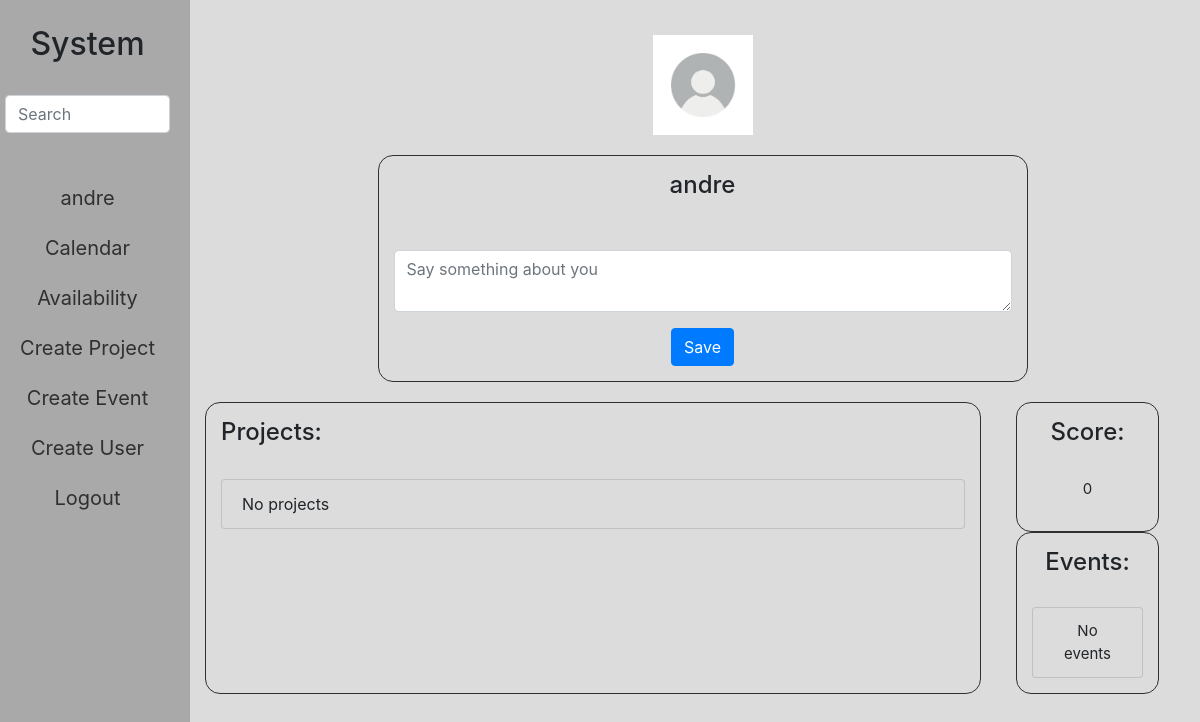
The app's page /profile (signed in), older data.
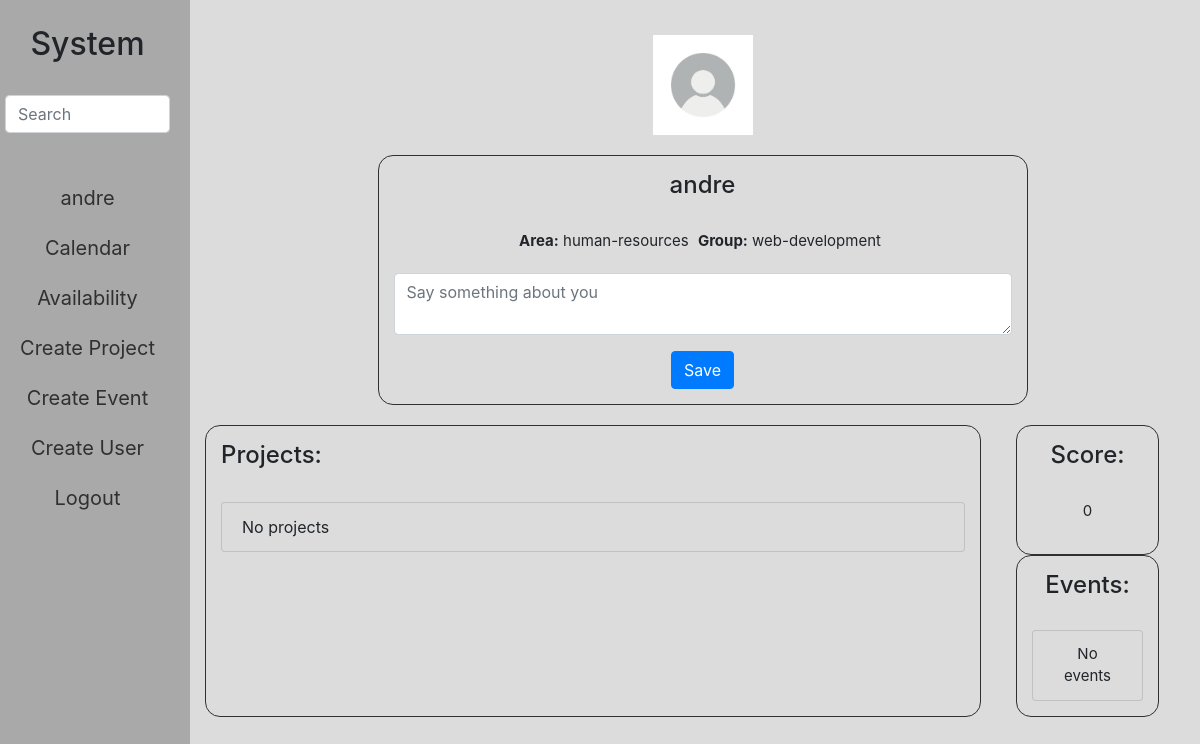
The same page, newer data.
### system/models.py (models this page shows, shortened)
class User(AbstractUser):
    position = models.ForeignKey("Position", on_delete=models.CASCADE, related_name="user_position", default=None, blank=True, null=True)
    group = models.ForeignKey("Group", on_delete=models.CASCADE, related_name="user_group", blank=True, null=True, default=None)
    area = models.ForeignKey("Area", on_delete=models.CASCADE, related_name="user_area", default=None, blank=True, null=True)
    biography = models.TextField(max_length=250, blank=True, null=True)

class Area(models.Model):
    name = models.CharField(max_length=30, choices=AREA_CHOICES)
    description = models.TextField(max_length=500, blank=True, null=True)
    start_time = models.TimeField()
    end_time = models.TimeField()
    meeting_day = models.CharField(max_length=20, choices=DAY_CHOICES)
    def __str__(self):
        return f"{self.name}"

class Group(models.Model):
    name = models.CharField(max_length=30, choices=GROUP_CHOICES)
    description = models.TextField(max_length=500, blank=True, null=True)
    start_time = models.TimeField()
    end_time = models.TimeField()
    meeting_day = models.CharField(max_length=20, choices=DAY_CHOICES)
    def __str__(self):
        return f"{self.name}"

### system/views.py (the view)
# urls.py: path("profile", views.profile, name="profile"),
@login_required(login_url="login")
def profile(request):
    return render(request, "system/profile.html")

### system/templates/system/profile.html (shortened to what this page needs)
{% extends "system/layout.html" %}
{% load static %}
{% block body %}
    <div>
        <div class="icone">
            <img src="{% static 'system/images/avatar.jpg' %}" alt="icone-profile" class="img-fluid">
        </div>
        <div class="information">
            <h4>{{ user.username }}</h4>
            <br>
            {% if user.area %}
                <span>
                    <strong>Area:</strong> {{ user.area }}
                </span>
            {% endif %}
            {% if user.group %}
                <span>
                    <strong>Group:</strong> {{ user.group }}
                </span>
            {% endif %}
            <div>
                {% if user.is_authenticated and not user.biography %}
                    <div class="bio-create" id="bio-create-{{ user.id }}">
                        <form id="form-{{ user.id }}" data-id="{{ user.id }}" class="compose-create">
                            <div class="form-group">
                                <textarea name="content" maxlength="250" id="content-{{ user.id.id }}" class="form-control" placeholder="Say something about you"></textarea>
                            </div>
                            <button type="submit" data-intention="create" data-id="{{ user.id }}" class="btn btn-primary">Save</button>
                        </form>
                    </div>
                {% endif %}
            </div>
        </div>
    </div>
    <div class="row">
        <div class="col-sm-9" id="projects-views">
            <h4>Projects:</h4>
            <br>
            <ul class="list-group">
                {% if projects %}
                    {% for project in projects %}
                        <li class="list-group-item">{{ project }}</li>
                    {% endfor %}
                {% else %}
                    <li class="list-group-item">No projects</li>
                {% endif %}
            </ul>
        </div>
        <div class="col-sm-2">
            <div class="score">
                <h4>Score:</h4>
                <br>
                {% if score %}
                    <p>{{ score }}</p>
                {% else %}
                    <p>0</p>
                {% endif %}
            </div>
            <div class="score">
                <h4>Events:</h4>
                <br>
                <ul class="list-group">
                    {% if events %}
                        {% for event in events %}
                            <li class="list-group-item">{{ event }}</li>
                        {% endfor %}
                    {% else %}
                        <li class="list-group-item">No events</li>
                    {% endif %}
                </ul>
            </div>
        </div>
    </div>
{% endblock body %}

### system/templates/system/layout.html (shortened to what this page needs)
{% load static %}
<!DOCTYPE html>
<html lang="en">
  <head>
    <link rel="stylesheet" href="https://stackpath.bootstrapcdn.com/bootstrap/4.3.1/css/bootstrap.min.css">
    <link href="{% static 'system/styles.css' %}" rel="stylesheet">
  </head>
  <body>
    <div class="row">
        <div class="sidebar col-lg-2 col-md-3">
            <h2>System</h2>
            <br>
            {% if user.is_authenticated %}
                <form action="#" method="get">
                    <input class="form-control" type="text" name="q" placeholder="Search">
                </form>
                <div>
                    <a href="{% url 'profile' %}">{{ user.username }}</a>
                </div>
                <div>
                    <a href="#">Calendar</a>
                </div>
                <div>
                    <a href="#">Availability</a>
                </div>
                {% if user.is_staff == 1 %}
                    <div>
                        <a href="#">Create Project</a>
                    </div>
                    <div>
                        <a href="#">Create Event</a>
                    </div>
                    <div>
                        <a href="#">Create User</a>
                    </div>
                {% endif %}
                <div>
                    <a href="{% url 'logout' %}">Logout</a>
                </div>
            {% else %}
                <div>
                    <a href="{% url 'login' %}">Log In</a>
                </div>
            {% endif %}
        </div>
        <div class="main col-lg-10 col-md-9">
            {% block body %}
            {% endblock body %}
        </div>
    </div>
  </body>
</html>

Row changes from the older to the newer data that the page shows:
changed User "andre": area_id empty → 1 (drawn); area (not shown) → "human-resources"; group_id empty → 4 (drawn); group (not shown) → "web-development"
Text that changed along with them:
text now shown: "Area: Group:"
